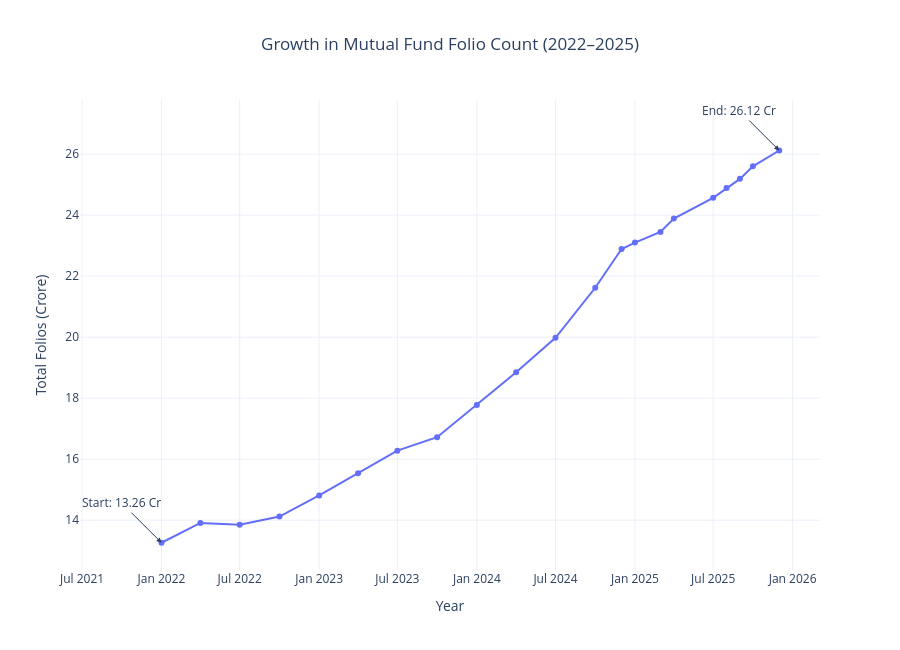

The code cell stored with this chart in its notebook:
### Code cell
fig = px.line(
    folio,
    x="month",
    y="total_folios_crore",
    markers=True,
    title="Growth in Mutual Fund Folio Count (2022–2025)"
)

# Starting point
fig.add_annotation(
    x=folio.iloc[0]["month"],
    y=folio.iloc[0]["total_folios_crore"],
    text="Start: 13.26 Cr",
    showarrow=True,
    arrowhead=2,
    ax=-40,
    ay=-40
)

# Ending point
fig.add_annotation(
    x=folio.iloc[-1]["month"],
    y=folio.iloc[-1]["total_folios_crore"],
    text="End: 26.12 Cr",
    showarrow=True,
    arrowhead=2,
    ax=-40,
    ay=-40
)

fig.update_layout(
    template="plotly_white",
    title_x=0.5,
    xaxis_title="Year",
    yaxis_title="Total Folios (Crore)",
    height=650
)

fig.show()

### Figure 1 — Plotly figure (JSON) as saved in the notebook; plotly's stock layout.template omitted (floating-point values rounded to 4 significant figures)
{"data": [{"hovertemplate": "month=%{x}<br>total_folios_crore=%{y}<extra></extra>", "legendgroup": "", "line": {"color": "#636efa", "dash": "solid"}, "marker": {"symbol": "circle"}, "mode": "lines+markers", "name": "", "orientation": "v", "showlegend": false, "type": "scatter", "x": ["2022-01-01T00:00:00.000000000", "2022-04-01T00:00:00.000000000", "2022-07-01T00:00:00.000000000", "2022-10-01T00:00:00.000000000", "2023-01-01T00:00:00.000000000", "2023-04-01T00:00:00.000000000", "2023-07-01T00:00:00.000000000", "2023-10-01T00:00:00.000000000", "2024-01-01T00:00:00.000000000", "2024-04-01T00:00:00.000000000", "2024-07-01T00:00:00.000000000", "2024-10-01T00:00:00.000000000", "2024-12-01T00:00:00.000000000", "2025-01-01T00:00:00.000000000", "2025-03-01T00:00:00.000000000", "2025-04-01T00:00:00.000000000", "2025-07-01T00:00:00.000000000", "2025-08-01T00:00:00.000000000", "2025-09-01T00:00:00.000000000", "2025-10-01T00:00:00.000000000", "2025-12-01T00:00:00.000000000"], "xaxis": "x", "y": [13.26, 13.91, 13.85, 14.12, 14.81, 15.54, 16.28, 16.72, 17.78, 18.85, 19.98, 21.62, 22.89, 23.1, 23.45, 23.89, 24.57, 24.89, 25.19, 25.6, 26.12], "yaxis": "y"}], "layout": {"annotations": [{"arrowhead": 2, "ax": -40, "ay": -40, "showarrow": true, "text": "Start: 13.26 Cr", "x": "2022-01-01T00:00:00", "y": 13.26}, {"arrowhead": 2, "ax": -40, "ay": -40, "showarrow": true, "text": "End: 26.12 Cr", "x": "2025-12-01T00:00:00", "y": 26.12}], "height": 650, "legend": {"tracegroupgap": 0}, "title": {"text": "Growth in Mutual Fund Folio Count (2022–2025)", "x": 0.5}, "xaxis": {"anchor": "y", "domain": [0, 1], "title": {"text": "Year"}}, "yaxis": {"anchor": "x", "domain": [0, 1], "title": {"text": "Total Folios (Crore)"}}}}
